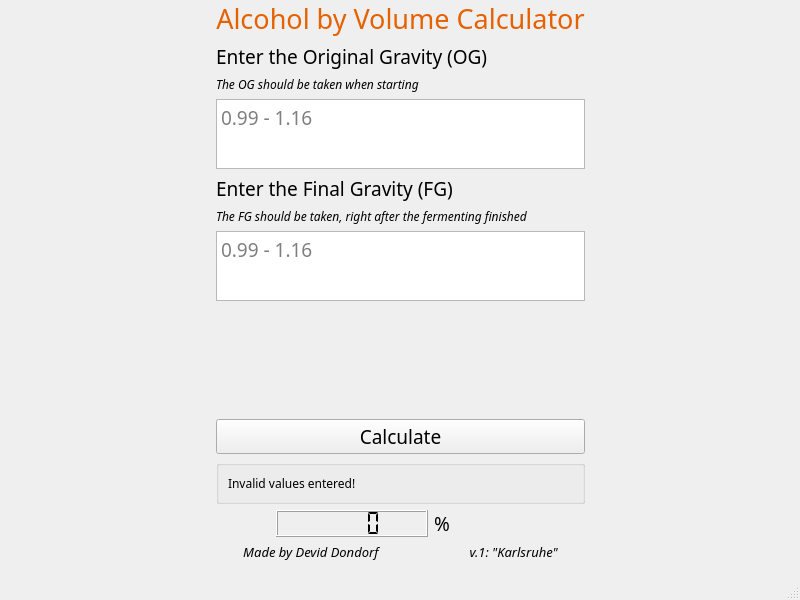
<?xml version="1.0" encoding="UTF-8"?>
<ui version="4.0">
 <class>MainWindow</class>
 <widget class="QMainWindow" name="MainWindow">
  <property name="geometry">
   <rect>
    <x>0</x>
    <y>0</y>
    <width>800</width>
    <height>600</height>
   </rect>
  </property>
  <property name="minimumSize">
   <size>
    <width>800</width>
    <height>600</height>
   </size>
  </property>
  <property name="maximumSize">
   <size>
    <width>800</width>
    <height>600</height>
   </size>
  </property>
  <property name="windowTitle">
   <string>D-ABV Calculator</string>
  </property>
  <property name="windowIcon">
   <iconset>
    <normaloff>../abf9ecfa/DABV.ico</normaloff>
    <normalon>../abf9ecfa/DABV.ico</normalon>../abf9ecfa/DABV.ico</iconset>
  </property>
  <property name="windowOpacity">
   <double>1.000000000000000</double>
  </property>
  <property name="tabShape">
   <enum>QTabWidget::TabShape::Rounded</enum>
  </property>
  <widget class="QWidget" name="centralwidget">
   <widget class="QWidget" name="horizontalLayoutWidget">
    <property name="geometry">
     <rect>
      <x>10</x>
      <y>0</y>
      <width>781</width>
      <height>561</height>
     </rect>
    </property>
    <layout class="QHBoxLayout" name="horizontalLayout">
     <property name="sizeConstraint">
      <enum>QLayout::SizeConstraint::SetDefaultConstraint</enum>
     </property>
     <item>
      <spacer name="horizontalSpacer_2">
       <property name="orientation">
        <enum>Qt::Orientation::Horizontal</enum>
       </property>
       <property name="sizeHint" stdset="0">
        <size>
         <width>40</width>
         <height>20</height>
        </size>
       </property>
      </spacer>
     </item>
     <item>
      <layout class="QVBoxLayout" name="verticalLayout">
       <item>
        <spacer name="verticalSpacer_3">
         <property name="orientation">
          <enum>Qt::Orientation::Vertical</enum>
         </property>
         <property name="sizeHint" stdset="0">
          <size>
           <width>20</width>
           <height>60</height>
          </size>
         </property>
        </spacer>
       </item>
       <item>
        <widget class="QLabel" name="Title">
         <property name="font">
          <font>
           <family>Noto Sans</family>
           <pointsize>20</pointsize>
           <italic>false</italic>
           <fontweight>Medium</fontweight>
          </font>
         </property>
         <property name="styleSheet">
          <string notr="true">font: 500 20pt &quot;Noto Sans&quot;;
color: rgb(230, 97, 0);</string>
         </property>
         <property name="text">
          <string>Alcohol by Volume Calculator</string>
         </property>
         <property name="textFormat">
          <enum>Qt::TextFormat::PlainText</enum>
         </property>
         <property name="alignment">
          <set>Qt::AlignmentFlag::AlignCenter</set>
         </property>
        </widget>
       </item>
       <item>
        <widget class="QLabel" name="label">
         <property name="font">
          <font>
           <family>Noto Sans Display Condensed</family>
           <pointsize>14</pointsize>
          </font>
         </property>
         <property name="text">
          <string>Enter the Original Gravity (OG)</string>
         </property>
        </widget>
       </item>
       <item>
        <widget class="QLabel" name="label_4">
         <property name="font">
          <font>
           <family>Noto Sans Display Condensed</family>
           <italic>true</italic>
          </font>
         </property>
         <property name="text">
          <string>The OG should be taken when starting</string>
         </property>
        </widget>
       </item>
       <item>
        <widget class="QPlainTextEdit" name="ogInputBox">
         <property name="sizePolicy">
          <sizepolicy hsizetype="Expanding" vsizetype="Maximum">
           <horstretch>0</horstretch>
           <verstretch>1</verstretch>
          </sizepolicy>
         </property>
         <property name="font">
          <font>
           <family>Noto Sans Display Condensed</family>
           <pointsize>14</pointsize>
           <italic>false</italic>
          </font>
         </property>
         <property name="cursor" stdset="0">
          <cursorShape>IBeamCursor</cursorShape>
         </property>
         <property name="toolTip">
          <string extracomment="Only Numbers"/>
         </property>
         <property name="toolTipDuration">
          <number>5</number>
         </property>
         <property name="frameShadow">
          <enum>QFrame::Shadow::Raised</enum>
         </property>
         <property name="placeholderText">
          <string>0.99 - 1.16</string>
         </property>
        </widget>
       </item>
       <item>
        <widget class="QLabel" name="label_2">
         <property name="font">
          <font>
           <family>Noto Sans Display Condensed</family>
           <pointsize>14</pointsize>
          </font>
         </property>
         <property name="text">
          <string>Enter the Final Gravity (FG)</string>
         </property>
        </widget>
       </item>
       <item>
        <widget class="QLabel" name="label_5">
         <property name="font">
          <font>
           <family>Noto Sans Display Condensed</family>
           <italic>true</italic>
          </font>
         </property>
         <property name="text">
          <string>The FG should be taken, right after the fermenting finished</string>
         </property>
        </widget>
       </item>
       <item>
        <widget class="QPlainTextEdit" name="fgInputBox">
         <property name="sizePolicy">
          <sizepolicy hsizetype="Expanding" vsizetype="Maximum">
           <horstretch>0</horstretch>
           <verstretch>1</verstretch>
          </sizepolicy>
         </property>
         <property name="font">
          <font>
           <family>Noto Sans Display Condensed</family>
           <pointsize>14</pointsize>
          </font>
         </property>
         <property name="toolTip">
          <string extracomment="Only Numbers"/>
         </property>
         <property name="toolTipDuration">
          <number>5</number>
         </property>
         <property name="placeholderText">
          <string>0.99 - 1.16</string>
         </property>
        </widget>
       </item>
       <item>
        <spacer name="verticalSpacer_2">
         <property name="orientation">
          <enum>Qt::Orientation::Vertical</enum>
         </property>
         <property name="sizeType">
          <enum>QSizePolicy::Policy::Preferred</enum>
         </property>
         <property name="sizeHint" stdset="0">
          <size>
           <width>20</width>
           <height>240</height>
          </size>
         </property>
        </spacer>
       </item>
       <item>
        <widget class="QPushButton" name="pushButton">
         <property name="font">
          <font>
           <family>Noto Sans Display Condensed</family>
           <pointsize>14</pointsize>
          </font>
         </property>
         <property name="cursor">
          <cursorShape>PointingHandCursor</cursorShape>
         </property>
         <property name="text">
          <string>Calculate</string>
         </property>
        </widget>
       </item>
       <item>
        <widget class="QGroupBox" name="ErrorBox_2">
         <layout class="QHBoxLayout" name="ErrorBox">
          <item>
           <widget class="QLabel" name="label_7">
            <property name="enabled">
             <bool>true</bool>
            </property>
            <property name="sizePolicy">
             <sizepolicy hsizetype="Preferred" vsizetype="Preferred">
              <horstretch>15</horstretch>
              <verstretch>0</verstretch>
             </sizepolicy>
            </property>
            <property name="font">
             <font>
              <family>Noto Sans Display Condensed ExtraBold</family>
             </font>
            </property>
            <property name="cursor">
             <cursorShape>ForbiddenCursor</cursorShape>
            </property>
            <property name="text">
             <string>Invalid values entered!</string>
            </property>
            <property name="textFormat">
             <enum>Qt::TextFormat::PlainText</enum>
            </property>
           </widget>
          </item>
         </layout>
        </widget>
       </item>
       <item>
        <layout class="QHBoxLayout" name="horizontalLayout_2">
         <item>
          <spacer name="horizontalSpacer_3">
           <property name="orientation">
            <enum>Qt::Orientation::Horizontal</enum>
           </property>
           <property name="sizeType">
            <enum>QSizePolicy::Policy::Preferred</enum>
           </property>
           <property name="sizeHint" stdset="0">
            <size>
             <width>60</width>
             <height>20</height>
            </size>
           </property>
          </spacer>
         </item>
         <item>
          <widget class="QLCDNumber" name="lcdNumber">
           <property name="sizePolicy">
            <sizepolicy hsizetype="Preferred" vsizetype="Minimum">
             <horstretch>1</horstretch>
             <verstretch>0</verstretch>
            </sizepolicy>
           </property>
           <property name="baseSize">
            <size>
             <width>10</width>
             <height>0</height>
            </size>
           </property>
           <property name="font">
            <font>
             <pointsize>14</pointsize>
            </font>
           </property>
           <property name="smallDecimalPoint">
            <bool>true</bool>
           </property>
           <property name="digitCount">
            <number>4</number>
           </property>
           <property name="segmentStyle">
            <enum>QLCDNumber::SegmentStyle::Flat</enum>
           </property>
           <property name="value" stdset="0">
            <double>0.000000000000000</double>
           </property>
           <property name="intValue" stdset="0">
            <number>0</number>
           </property>
          </widget>
         </item>
         <item>
          <widget class="QLabel" name="label_3">
           <property name="sizePolicy">
            <sizepolicy hsizetype="Preferred" vsizetype="Preferred">
             <horstretch>1</horstretch>
             <verstretch>0</verstretch>
            </sizepolicy>
           </property>
           <property name="font">
            <font>
             <family>Noto Sans Display Condensed</family>
             <pointsize>14</pointsize>
            </font>
           </property>
           <property name="text">
            <string>%</string>
           </property>
          </widget>
         </item>
        </layout>
       </item>
       <item>
        <spacer name="verticalSpacer_4">
         <property name="orientation">
          <enum>Qt::Orientation::Vertical</enum>
         </property>
         <property name="sizeHint" stdset="0">
          <size>
           <width>20</width>
           <height>85</height>
          </size>
         </property>
        </spacer>
       </item>
       <item>
        <widget class="QLabel" name="label_6">
         <property name="font">
          <font>
           <family>Noto Sans Display Condensed</family>
           <pointsize>10</pointsize>
           <italic>true</italic>
          </font>
         </property>
         <property name="text">
          <string>Made by Devid Dondorf                           v.1: &quot;Karlsruhe&quot;</string>
         </property>
         <property name="alignment">
          <set>Qt::AlignmentFlag::AlignCenter</set>
         </property>
        </widget>
       </item>
       <item>
        <spacer name="verticalSpacer">
         <property name="orientation">
          <enum>Qt::Orientation::Vertical</enum>
         </property>
         <property name="sizeHint" stdset="0">
          <size>
           <width>20</width>
           <height>40</height>
          </size>
         </property>
        </spacer>
       </item>
      </layout>
     </item>
     <item>
      <spacer name="horizontalSpacer">
       <property name="orientation">
        <enum>Qt::Orientation::Horizontal</enum>
       </property>
       <property name="sizeHint" stdset="0">
        <size>
         <width>40</width>
         <height>20</height>
        </size>
       </property>
      </spacer>
     </item>
    </layout>
   </widget>
  </widget>
  <widget class="QStatusBar" name="statusbar"/>
 </widget>
 <resources/>
 <connections/>
</ui>
